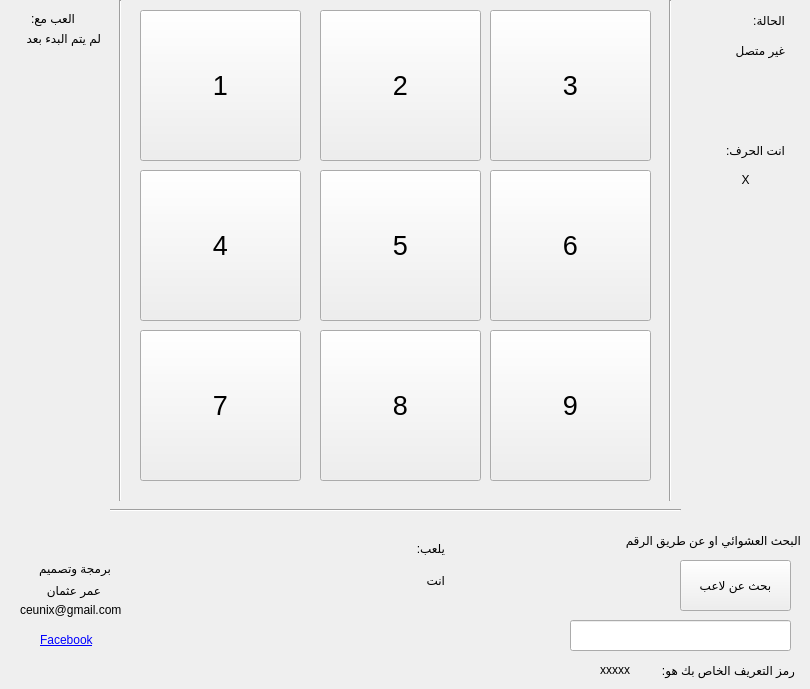
  <widget class="QWidget" name="centralwidget">
   <widget class="QPushButton" name="button_1">
    <property name="geometry">
     <rect>
      <x>140</x>
      <y>10</y>
      <width>161</width>
      <height>151</height>
     </rect>
    </property>
    <property name="font">
     <font>
      <pointsize>20</pointsize>
     </font>
    </property>
    <property name="text">
     <string>1</string>
    </property>
   </widget>
   <widget class="QPushButton" name="button_2">
    <property name="geometry">
     <rect>
      <x>320</x>
      <y>10</y>
      <width>161</width>
      <height>151</height>
     </rect>
    </property>
    <property name="font">
     <font>
      <pointsize>20</pointsize>
     </font>
    </property>
    <property name="text">
     <string>2</string>
    </property>
   </widget>
   <widget class="QPushButton" name="button_3">
    <property name="geometry">
     <rect>
      <x>490</x>
      <y>10</y>
      <width>161</width>
      <height>151</height>
     </rect>
    </property>
    <property name="font">
     <font>
      <pointsize>20</pointsize>
     </font>
    </property>
    <property name="text">
     <string>3</string>
    </property>
   </widget>
   <widget class="QPushButton" name="button_4">
    <property name="geometry">
     <rect>
      <x>140</x>
      <y>170</y>
      <width>161</width>
      <height>151</height>
     </rect>
    </property>
    <property name="font">
     <font>
      <pointsize>20</pointsize>
     </font>
    </property>
    <property name="text">
     <string>4</string>
    </property>
   </widget>
   <widget class="QPushButton" name="button_5">
    <property name="geometry">
     <rect>
      <x>320</x>
      <y>170</y>
      <width>161</width>
      <height>151</height>
     </rect>
    </property>
    <property name="font">
     <font>
      <pointsize>20</pointsize>
     </font>
    </property>
    <property name="text">
     <string>5</string>
    </property>
   </widget>
   <widget class="QPushButton" name="button_6">
    <property name="geometry">
     <rect>
      <x>490</x>
      <y>170</y>
      <width>161</width>
      <height>151</height>
     </rect>
    </property>
    <property name="font">
     <font>
      <pointsize>20</pointsize>
     </font>
    </property>
    <property name="text">
     <string>6</string>
    </property>
   </widget>
   <widget class="QPushButton" name="button_7">
    <property name="geometry">
     <rect>
      <x>140</x>
      <y>330</y>
      <width>161</width>
      <height>151</height>
     </rect>
    </property>
    <property name="font">
     <font>
      <pointsize>20</pointsize>
     </font>
    </property>
    <property name="text">
     <string>7</string>
    </property>
   </widget>
   <widget class="QPushButton" name="button_8">
    <property name="geometry">
     <rect>
      <x>320</x>
      <y>330</y>
      <width>161</width>
      <height>151</height>
     </rect>
    </property>
    <property name="font">
     <font>
      <pointsize>20</pointsize>
     </font>
    </property>
    <property name="text">
     <string>8</string>
    </property>
   </widget>
   <widget class="QPushButton" name="button_9">
    <property name="geometry">
     <rect>
      <x>490</x>
      <y>330</y>
      <width>161</width>
      <height>151</height>
     </rect>
    </property>
    <property name="font">
     <font>
      <pointsize>20</pointsize>
     </font>
    </property>
    <property name="text">
     <string>9</string>
    </property>
   </widget>
   <widget class="Line" name="line">
    <property name="geometry">
     <rect>
      <x>110</x>
      <y>500</y>
      <width>571</width>
      <height>20</height>
     </rect>
    </property>
    <property name="orientation">
     <enum>Qt::Horizontal</enum>
    </property>
   </widget>
   <widget class="Line" name="line_2">
    <property name="geometry">
     <rect>
      <x>110</x>
      <y>0</y>
      <width>20</width>
      <height>501</height>
     </rect>
    </property>
    <property name="orientation">
     <enum>Qt::Vertical</enum>
    </property>
   </widget>
   <widget class="Line" name="line_3">
    <property name="geometry">
     <rect>
      <x>660</x>
      <y>0</y>
      <width>20</width>
      <height>501</height>
     </rect>
    </property>
    <property name="orientation">
     <enum>Qt::Vertical</enum>
    </property>
   </widget>
   <widget class="QLabel" name="label">
    <property name="geometry">
     <rect>
      <x>734</x>
      <y>10</y>
      <width>51</width>
      <height>21</height>
     </rect>
    </property>
    <property name="text">
     <string>الحالة:</string>
    </property>
   </widget>
   <widget class="QLabel" name="label_status_text">
    <property name="geometry">
     <rect>
      <x>704</x>
      <y>40</y>
      <width>81</width>
      <height>20</height>
     </rect>
    </property>
    <property name="text">
     <string>غير متصل</string>
    </property>
   </widget>
   <widget class="QLabel" name="label_3">
    <property name="geometry">
     <rect>
      <x>20</x>
      <y>10</y>
      <width>55</width>
      <height>16</height>
     </rect>
    </property>
    <property name="text">
     <string>العب مع:</string>
    </property>
   </widget>
   <widget class="QLabel" name="label_player_name">
    <property name="geometry">
     <rect>
      <x>10</x>
      <y>30</y>
      <width>91</width>
      <height>16</height>
     </rect>
    </property>
    <property name="text">
     <string>لم يتم البدء بعد</string>
    </property>
   </widget>
   <widget class="QPushButton" name="button_search">
    <property name="geometry">
     <rect>
      <x>680</x>
      <y>560</y>
      <width>111</width>
      <height>51</height>
     </rect>
    </property>
    <property name="text">
     <string>بحث عن لاعب</string>
    </property>
   </widget>
   <widget class="QLabel" name="label_2">
    <property name="geometry">
     <rect>
      <x>390</x>
      <y>540</y>
      <width>55</width>
      <height>16</height>
     </rect>
    </property>
    <property name="text">
     <string>يلعب:</string>
    </property>
   </widget>
   <widget class="QLabel" name="label_play_now">
    <property name="geometry">
     <rect>
      <x>344</x>
      <y>570</y>
      <width>101</width>
      <height>20</height>
     </rect>
    </property>
    <property name="text">
     <string>انت</string>
    </property>
   </widget>
   <widget class="QLabel" name="label_1">
    <property name="geometry">
     <rect>
      <x>724</x>
      <y>140</y>
      <width>61</width>
      <height>20</height>
     </rect>
    </property>
    <property name="text">
     <string>انت الحرف:</string>
    </property>
   </widget>
   <widget class="QLabel" name="label_you_are">
    <property name="geometry">
     <rect>
      <x>700</x>
      <y>170</y>
      <width>91</width>
      <height>20</height>
     </rect>
    </property>
    <property name="text">
     <string>&lt;html&gt;&lt;head/&gt;&lt;body&gt;&lt;p align=&quot;center&quot;&gt;X&lt;/p&gt;&lt;/body&gt;&lt;/html&gt;</string>
    </property>
   </widget>
   <widget class="QLabel" name="label_4">
    <property name="geometry">
     <rect>
      <x>644</x>
      <y>660</y>
      <width>151</width>
      <height>20</height>
     </rect>
    </property>
    <property name="text">
     <string>رمز التعريف الخاص بك هو:</string>
    </property>
   </widget>
   <widget class="QLabel" name="label_id_player">
    <property name="geometry">
     <rect>
      <x>600</x>
      <y>660</y>
      <width>41</width>
      <height>20</height>
     </rect>
    </property>
    <property name="text">
     <string>xxxxx</string>
    </property>
   </widget>
   <widget class="QLabel" name="label_5">
    <property name="geometry">
     <rect>
      <x>30</x>
      <y>560</y>
      <width>81</width>
      <height>16</height>
     </rect>
    </property>
    <property name="text">
     <string>برمجة وتصميم</string>
    </property>
   </widget>
   <widget class="QLabel" name="label_6">
    <property name="geometry">
     <rect>
      <x>40</x>
      <y>580</y>
      <width>61</width>
      <height>20</height>
     </rect>
    </property>
    <property name="text">
     <string>عمر عثمان</string>
    </property>
   </widget>
   <widget class="QLabel" name="label_7">
    <property name="geometry">
     <rect>
      <x>20</x>
      <y>600</y>
      <width>111</width>
      <height>20</height>
     </rect>
    </property>
    <property name="text">
     <string>ceunix@gmail.com</string>
    </property>
   </widget>
   <widget class="QLabel" name="label_8">
    <property name="geometry">
     <rect>
      <x>40</x>
      <y>630</y>
      <width>61</width>
      <height>20</height>
     </rect>
    </property>
    <property name="text">
     <string>&lt;html&gt;&lt;head/&gt;&lt;body&gt;&lt;p&gt;&lt;a href=&quot;https://www.facebook.com/omar.othman.9822&quot;&gt;&lt;span style=&quot; text-decoration: underline; color:#0000ff; font-size: 20;&quot;&gt;Facebook&lt;/span&gt;&lt;/a&gt;&lt;/p&gt;&lt;/body&gt;&lt;/html&gt;</string>
    </property>
   </widget>
   <widget class="QLineEdit" name="player_id_edit">
    <property name="geometry">
     <rect>
      <x>570</x>
      <y>620</y>
      <width>221</width>
      <height>31</height>
     </rect>
    </property>
   </widget>
   <widget class="QLabel" name="label_9">
    <property name="geometry">
     <rect>
      <x>600</x>
      <y>530</y>
      <width>201</width>
      <height>20</height>
     </rect>
    </property>
    <property name="text">
     <string>البحث العشوائي او عن طريق الرقم</string>
    </property>
   </widget>
  </widget>
